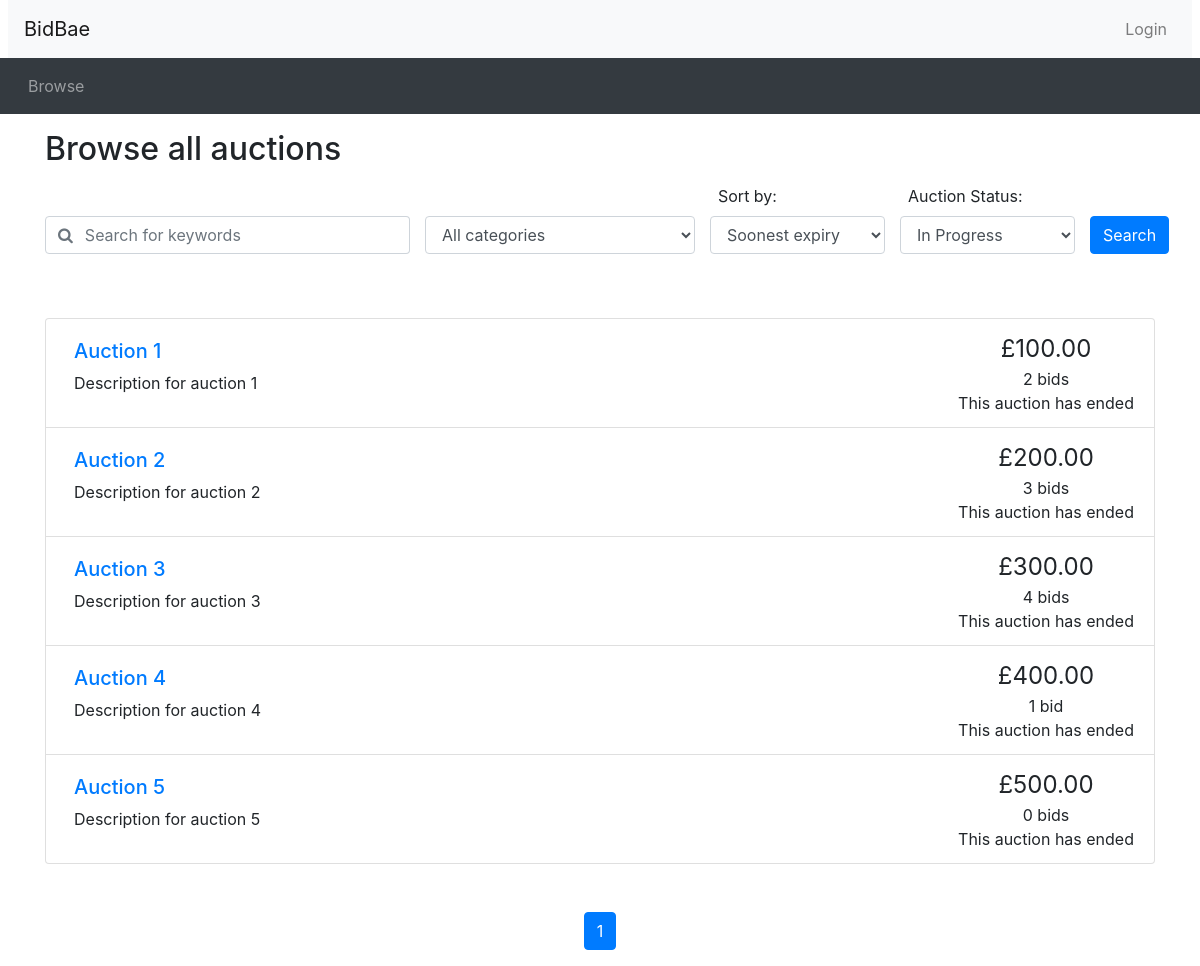
Page /browse.php on the earlier database version.
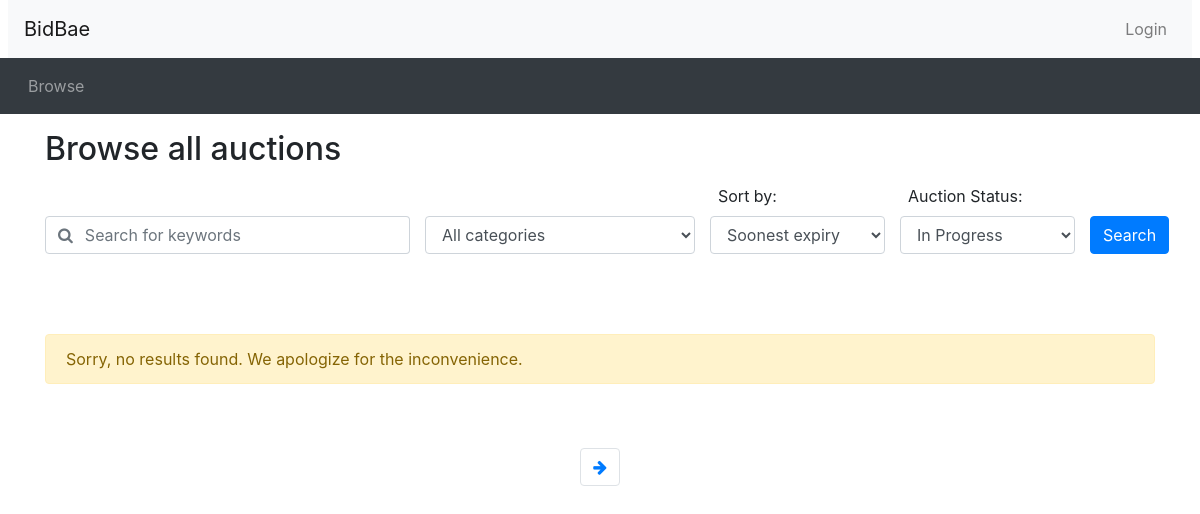
Same page on the later database version.
### tables this page shows
CREATE TABLE IF NOT EXISTS Auction (
    id INT NOT NULL AUTO_INCREMENT,
    reserved_price FLOAT(2),
    start_price FLOAT(2) NOT NULL,
    end_price FLOAT(2),
    current_price FLOAT(2) NOT NULL,
    start_time DATETIME,
    end_time DATETIME,
    status ENUM('INIT', 'IN_PROGRESS', 'DONE') NOT NULL,
    seller_id INT NOT NULL,
    description VARCHAR(255) NOT NULL,
    title VARCHAR(40) NOT NULL,
    PRIMARY KEY (id),
    FOREIGN KEY (seller_id) REFERENCES User(id) ON DELETE CASCADE
);

### database_functions.php (called while the page is built, shortened)
<?php
include_once('database.php');
function getAuctionsFromDatabaseWithParameters($order_by, $category_id, $keyword, $status, $page_num, $page_size)
{
    global $connection;
    $offset_value = ($page_num - 1) * $page_size;
    $orderByExpression = '';
    switch ($order_by) {
        case 'date':
            $orderByExpression = 'auc.end_time ASC';
            break;
    }
    $statusExpression = '';
    switch ($status) {
        case 'running':
            $statusExpression = 'IN_PROGRESS';
            break;
    }
    $sql_query = "SELECT SQL_CALC_FOUND_ROWS auc.id, auc.title, auc.description, auc.current_price, COUNT(bid.id) as bid_count, auc.end_time
                    FROM Auction AS auc
                    LEFT JOIN Bid AS bid ON bid.auction_id = auc.id
                    JOIN Auction_Product AS auc_item ON auc.id = auc_item.auction_id
                    JOIN Item AS item ON auc_item.item_id = item.id
                    WHERE auc.status = '%s'
                    AND (item.description LIKE '%%%s%%'
                        OR auc.description LIKE '%%%s%%'
                        OR item.name LIKE '%%%s%%'
                        or auc.title LIKE '%%%s%%'
                        )
                    ";
    $sql_query .= "GROUP BY auc.id
                    ORDER BY %s
                    LIMIT %u
                    OFFSET %u;
    ";
    $formatted_sql_query = sprintf($sql_query, $statusExpression, $keyword, $keyword, $keyword, $keyword, $orderByExpression, $page_size, $offset_value);
    $result = $connection->query($formatted_sql_query);
    $auctions = array();
    if ($result->num_rows > 0) {
        while ($row = $result->fetch_assoc()) {
            $auctions[] = $row;
        }
    }
    return $auctions;
}
function getRowCount()
{
    global $connection;
    $sql_query = "SELECT FOUND_ROWS() AS total_rows";
    $result = $connection->query($sql_query);
    if ($result->num_rows > 0) {
        while ($row = $result->fetch_assoc()) {
            return $row['total_rows'];
        }
    }
    return 0;
}
?>

### browse.php (the view, shortened to what this page needs)
<?php
include_once("header.php");
include_once("utilities.php");
?>
<div class="container">
  <h2 class="my-3">Browse all auctions</h2>
  <div id="searchSpecs">
    <form method="get" action="browse.php">
      <div class="row d-flex">
        <div class="col-md-4 align-self-end pr-0">
          <div class="form-group">
            <div class="input-group">
              <div class="input-group-prepend">
                <span class="input-group-text bg-transparent pr-0 text-muted">
                  <i class="fa fa-search"></i>
                </span>
              </div>
              <input type="text" name="keyword" class="form-control border-left-0" id="keyword"
                placeholder='Search for keywords' value=<?php echo (!isset($_GET['keyword'])) ? '' : $_GET['keyword']; ?>>
            </div>
          </div>
        </div>
        <div class="col-md-3 align-self-end pr-0">
          <div class="form-group">
            <?php $categories = getCategoriesFromDatabase(); ?>
            <select class="form-control" id="cat" name="cat">
              <option <?php echo (!isset($_GET['cat']) || $_GET['cat'] === 'all') ? 'selected' : ''; ?> value="all">All
                categories</option>
              <?php foreach ($categories as $category): ?>
                <option <?php echo (isset($_GET['cat']) && $_GET['cat'] === $category['id']) ? 'selected' : ''; ?>
                  value="<?php echo $category['id']; ?>"><?php echo $category['name']; ?></option>
              <?php endforeach; ?>
            </select>
          </div>
        </div>
        <div class="col-md-2 align-self-center pr-0">
          <div class="form-group">
            <label class="mx-2" for="order_by">Sort by:</label>
            <select class="form-control" id="order_by" name="order_by">
              <option <?php echo (!isset($_GET['order_by']) || $_GET['order_by'] === 'date') ? 'selected' : ''; ?>
                value="date">Soonest expiry</option>
            </select>
          </div>
        </div>
        <div class="col-md-2 align-self-center pr-0">
          <div class="form-group">
            <label class="mx-2" for="status">Auction Status:</label>
            <select class="form-control" id="status" name="status">
              <option <?php echo (!isset($_GET['status']) || $_GET['status'] === 'running') ? 'selected' : ''; ?>
                value="running">In Progress</option>
            </select>
          </div>
        </div>
        <div class="col-md-1 align-self-end mb-3 pr-0">
          <button type="submit" class="btn btn-primary">Search</button>
        </div>
      </div>
    </form>
  </div>
</div>
<?php
if (!isset($_GET['keyword'])) {
  $keyword = '';
} else {
  $keyword = $_GET['keyword'];
}
if (!isset($_GET['cat'])) {
  $category = 'all';
} else {
  $category = $_GET['cat'];
}
if (!isset($_GET['order_by'])) {
  $ordering = 'date';
} else {
  $ordering = $_GET['order_by'];
}
if (!isset($_GET['status'])) {
  $status = 'running';
} else {
  $status = $_GET['status'];
}
if (!isset($_GET['page'])) {
  $curr_page = 1;
} else {
  $curr_page = $_GET['page'];
}
$results_per_page = 10;
$queriedAuctions = getAuctionsFromDatabaseWithParameters($ordering, $category, $keyword, $status, $curr_page, $results_per_page);
$row_count = getRowCount();
$num_results = $row_count;
$max_page = ceil($num_results / $results_per_page);
?>
<div class="container mt-5">
  <ul class="list-group">
    <?php
    if ($row_count == 0) {
      echo '<div class="alert alert-warning mt-3" role="alert">';
      echo 'Sorry, no results found. We apologize for the inconvenience.';
      echo '</div>';
    } else {
      foreach ($queriedAuctions as $auction) {
        print_listing_li($auction['id'], $auction['title'], $auction['description'], $auction['current_price'], $auction['bid_count'], $auction['end_time']);
      }
    }
    ?>
  </ul>
  <nav aria-label="Search results pages" class="mt-5">
    <ul class="pagination justify-content-center">
      <?php
      $querystring = "";
      $high_page_boost = max(3 - $curr_page, 0);
      $low_page_boost = max(2 - ($max_page - $curr_page), 0);
      $low_page = max(1, $curr_page - 2 - $low_page_boost);
      $high_page = min($max_page, $curr_page + 2 + $high_page_boost);
      for ($i = $low_page; $i <= $high_page; $i++) {
        if ($i == $curr_page) {
          echo ('
    <li class="page-item active">');
        } else {
          echo ('
    <li class="page-item">');
        }
        echo ('
      <a class="page-link" href="browse.php?' . $querystring . 'page=' . $i . '">' . $i . '</a>
    </li>');
      }
      if ($curr_page != $max_page) {
        echo ('
    <li class="page-item">
      <a class="page-link" href="browse.php?' . $querystring . 'page=' . ($curr_page + 1) . '" aria-label="Next">
        <span aria-hidden="true"><i class="fa fa-arrow-right"></i></span>
        <span class="sr-only">Next</span>
      </a>
    </li>');
      }
      ?>
    </ul>
  </nav>
</div>
<?php include_once("footer.php") ?>

### header.php (shortened to what this page needs)
<?php include_once('database_functions.php') ?>
<!doctype html>
<html lang="en">
<head>
	<link rel="stylesheet" href="css/bootstrap.min.css">
	<link rel="stylesheet" href="https://cdnjs.cloudflare.com/ajax/libs/font-awesome/4.7.0/css/font-awesome.min.css">
	<link rel="stylesheet" href="css/custom.css">
</head>
<body>
	<nav class="navbar navbar-expand navbar-light bg-light mx-2">
		<a class="navbar-brand" href="browse.php">BidBae</a>
		<ul class="navbar-nav justify-content-end w-100 container">
			<li class="nav-item item-login">
				<?php
				if (isset($_SESSION['is_logged_in']) && $_SESSION['is_logged_in'] == true) {
					echo "<div class='row container'>
							<div class='mt-1'>
								<button class='btn btn-outline-secondary'>
									<a class='text-secondary' href='logout.php'>Logout</a>
								</button>
							</div>
						</div>";
				} else {
					echo "<button type='button' class='btn nav-link' data-toggle='modal' data-target='#loginModal'>Login</button>";
				} ?>
			</li>
		</ul>
	</nav>
	<nav class="navbar navbar-expand navbar-dark bg-dark">
		<ul class="navbar-nav align-middle">
			<li class="nav-item mx-1">
				<a class="nav-link" href="browse.php">Browse</a>
			</li>
		</ul>
	</nav>
</body>
</html>

### utilities.php (shortened to what this page needs)
<?php
function print_listing_li($auction_id, $title, $desc, $price, $num_bids, $end_time)
{
  if (strlen($desc) > 250) {
    $desc_shortened = substr($desc, 0, 250) . '...';
  } else {
    $desc_shortened = $desc;
  }
  if ($num_bids == 1) {
    $bid = ' bid';
  } else {
    $bid = ' bids';
  }
  $now = new DateTime();
  $end_time = new DateTime($end_time, new DateTimeZone('UTC'));
  if ($now > $end_time) {
    $time_remaining = 'This auction has ended';
  } else {
    $time_to_end = date_diff($now, $end_time);
    $time_remaining = display_time_remaining($time_to_end) . ' remaining';
  }
  echo ('<li class="list-group-item d-flex justify-content-between">
        <div class="p-2 mr-5"><h5><a href="listing.php?auction_id=' . $auction_id . '">' . $title . '</a></h5>' . $desc_shortened . '</div>
        <div class="text-center text-nowrap"><span style="font-size: 1.5em">£' . number_format($price, 2) . '</span><br/>' . $num_bids . $bid . '<br/>' . $time_remaining . '</div>
      </li>'
  );
}
?>

### footer.php
</body>
</html>

Differences in the rows shown:
removed auction: title "Auction 1", description "Description for auction 1", current_price "100.00", num_bids "2", bid "bids", end_time "This auction has ended"
removed auction: title "Auction 2", description "Description for auction 2", current_price "200.00", num_bids "3", bid "bids", end_time "This auction has ended"
removed auction: title "Auction 3", description "Description for auction 3", current_price "300.00", num_bids "4", bid "bids", end_time "This auction has ended"
removed auction: title "Auction 4", description "Description for auction 4", current_price "400.00", num_bids "1", bid "bid", end_time "This auction has ended"
removed auction: title "Auction 5", description "Description for auction 5", current_price "500.00", num_bids "0", bid "bids", end_time "This auction has ended"
Other differences:
text now shown: "Sorry, no results found. We apologize for the inconvenience."
list line gone: "1"
